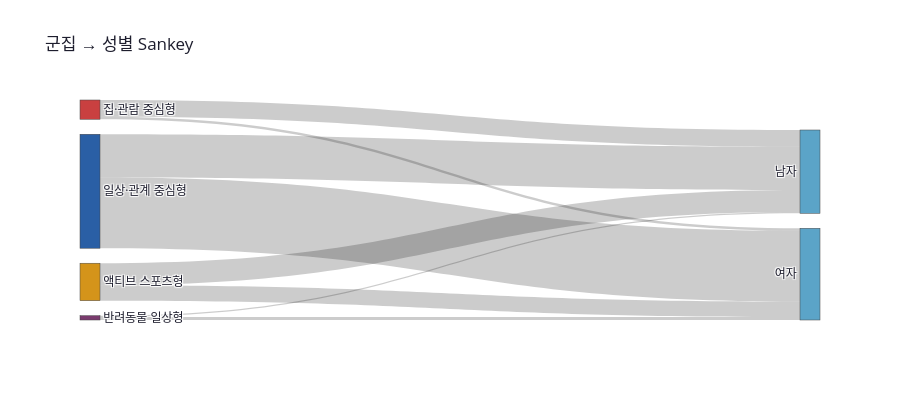

Write notebook code for a chart like this one.
### Code cell
# Sankey Diagram — 군집 → 성별
sankey_sex = sample_df.groupby(['cluster_km', 'sex'], observed=True).size().reset_index(name='count')
sexes = list(sample_df['sex'].unique())
sex_idx = {s: len(clusters) + i for i, s in enumerate(sexes)}
node_labels_sex = [CLUSTER_NAMES.get(c, f'군집 {c}') for c in clusters] + sexes

sources2, targets2, values2 = [], [], []
for _, row in sankey_sex.iterrows():
    sources2.append(cluster_idx[row['cluster_km']])
    targets2.append(sex_idx[row['sex']])
    values2.append(row['count'])

node_colors2 = sankey_node_colors(len(clusters), len(sexes))
fig_sankey2 = go.Figure(go.Sankey(
    node=dict(pad=15, thickness=20, label=node_labels_sex, color=node_colors2),
    link=dict(source=sources2, target=targets2, value=values2)
))
fig_sankey2.update_layout(title='군집 → 성별 Sankey', font_size=12, height=400,
                           paper_bgcolor='white', font_color=T.TEXT)
fig_sankey2.write_image('../image/nb02/sankey_sex.png', scale=2)
fig_sankey2.show()

### Figure 1 — Plotly figure (JSON) as saved in the notebook; plotly's stock layout.template omitted (floating-point values rounded to 4 significant figures)
{"data": [{"link": {"source": [0, 0, 1, 1, 2, 2, 3, 3], "target": [4, 5, 4, 5, 4, 5, 4, 5], "value": [1731, 2828, 878, 621, 670, 100, 52, 120]}, "node": {"color": ["#2A5FA5", "#D4941A", "#C94040", "#7A3B6E", "#5BA4C8", "#5BA4C8"], "label": ["일상·관계 중심형", "액티브 스포츠형", "집·관람 중심형", "반려동물 일상형", "남자", "여자"], "pad": 15, "thickness": 20}, "type": "sankey"}], "layout": {"font": {"color": "#1E1E2E", "size": 12}, "height": 400, "paper_bgcolor": "white", "title": {"text": "군집 → 성별 Sankey"}}}
